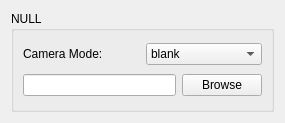
<?xml version="1.0" encoding="UTF-8"?>
<ui version="4.0">
 <class>ConfigureCameraIndividual</class>
 <widget class="QWidget" name="ConfigureCameraIndividual">
  <property name="geometry">
   <rect>
    <x>0</x>
    <y>0</y>
    <width>285</width>
    <height>123</height>
   </rect>
  </property>
  <property name="cameraId" stdset="0">
   <number>-1</number>
  </property>
  <property name="cameraTitle" stdset="0">
   <string>NULL</string>
  </property>
  <layout class="QVBoxLayout" name="verticalLayout_1">
   <item>
    <widget class="QGroupBox" name="groupBox1">
     <property name="title">
      <string>NULL</string>
     </property>
     <layout class="QVBoxLayout">
      <item>
       <layout class="QHBoxLayout">
        <item>
         <widget class="QLabel" name="camera_mode_label">
          <property name="text">
           <string>Camera Mode:</string>
          </property>
         </widget>
        </item>
        <item>
         <widget class="QComboBox" name="camera_mode_combobox">
          <item>
           <property name="text">
            <string>blank</string>
           </property>
          </item>
          <item>
           <property name="text">
            <string>image</string>
           </property>
          </item>
         </widget>
        </item>
       </layout>
      </item>
      <item>
       <layout class="QHBoxLayout">
        <item>
         <widget class="QLineEdit" name="image_path"/>
        </item>
        <item>
         <widget class="QPushButton" name="image_browse_button">
          <property name="sizePolicy">
           <sizepolicy hsizetype="Fixed" vsizetype="Fixed">
            <horstretch>0</horstretch>
            <verstretch>0</verstretch>
           </sizepolicy>
          </property>
          <property name="layoutDirection">
           <enum>Qt::RightToLeft</enum>
          </property>
          <property name="text">
           <string>Browse</string>
          </property>
         </widget>
        </item>
       </layout>
      </item>
     </layout>
    </widget>
   </item>
  </layout>
 </widget>
 <resources/>
 <connections/>
</ui>
